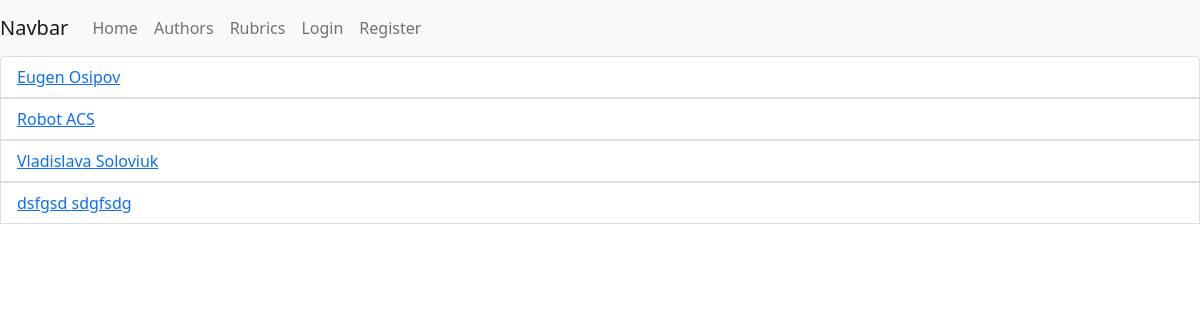
Page /authors_list/ on the earlier database version.
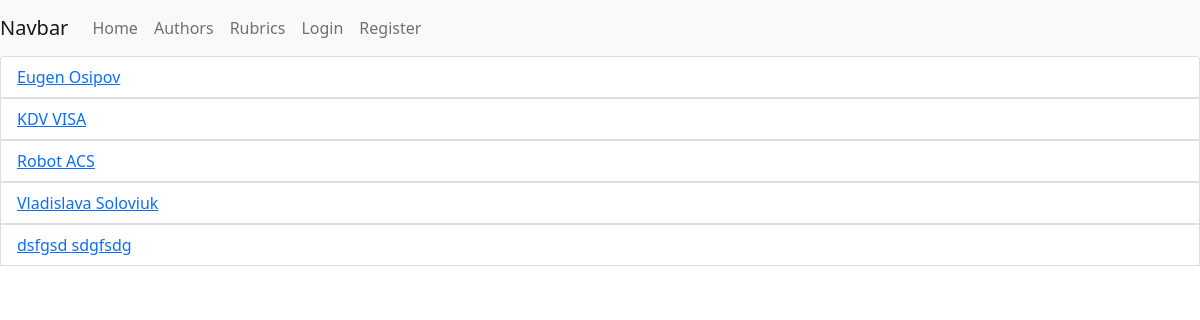
Same page on the later database version.
### engine/models.py (models this page shows, shortened)
class Authors(models.Model):
	name = models.CharField(max_length=150, unique=True, verbose_name='Имя')
	surname = models.CharField(max_length=150, unique=True, verbose_name='Фамилия')
	age = models.IntegerField(verbose_name='Возраст')
	email = models.EmailField(max_length=254, verbose_name='E-Mail')
	photo = models.ImageField(upload_to='profile_photos', verbose_name='Фото профиля')
	slug = models.SlugField(unique=True, blank=True, allow_unicode=True, editable=False)
	def get_absolute_url(self):
		return reverse('author_detail_url',kwargs={'slug':self.slug})
	class Meta:
		verbose_name = 'Автор'
		verbose_name_plural = 'Авторы'
		ordering = ['name']

### engine/views.py (the view)
# urls.py: path('authors_list/', AuthorsList.as_view(), name='authors_list_url'),
class AuthorsList(ListView):
	model = Authors
	context_object_name = 'authors'
	template_name = 'engine/authors_list.html'

### engine/templates/engine/authors_list.html (shortened to what this page needs)
{% extends 'engine/base_news.html' %}
{% block content %}
	<ul class="list-group">
		{% for author in authors %}
		<li class="list-group-item"> <a href="{{ author.get_absolute_url }}">{{ author.name }} {{ author.surname }}</li>
		{% endfor %}
	</ul>
{% endblock %}

Differences in the rows shown:
added Authors: name "KDV", surname "VISA"
